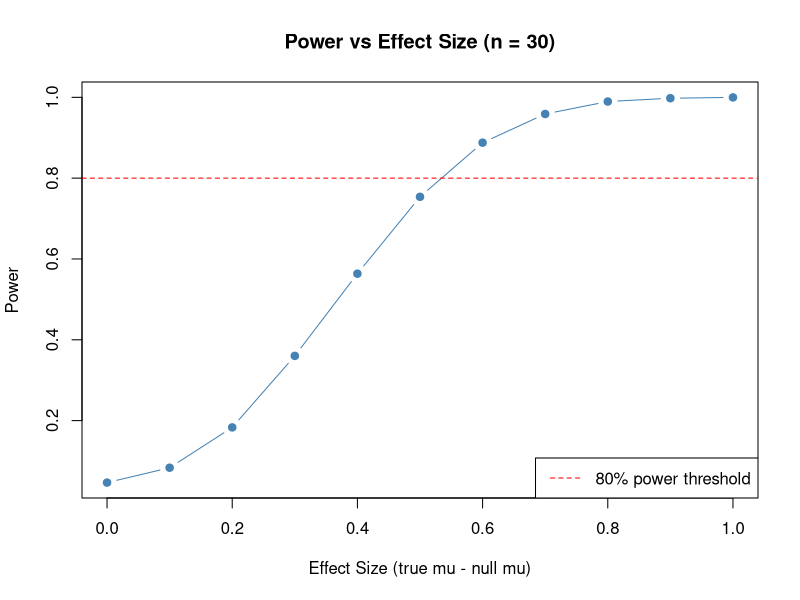
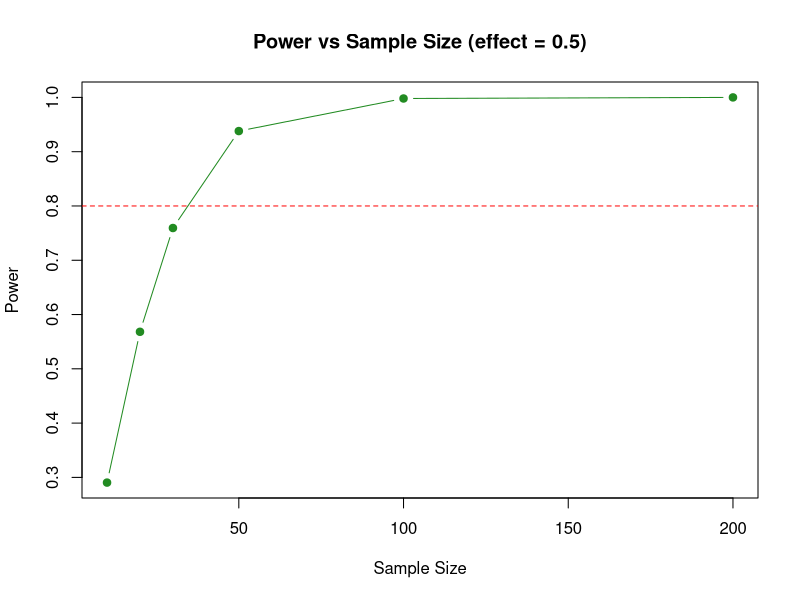
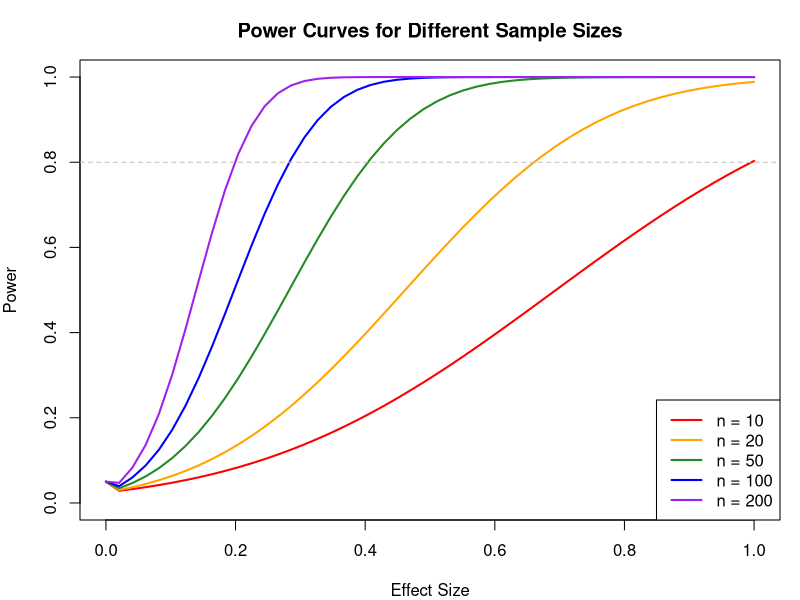

The R source for these figures, in order:
# =============================================================================
# Gov 2001: Lecture 07b - Statistical Power
# Spring 2026
# =============================================================================

# This script demonstrates statistical power and sample size calculations.
# Key insight: Power depends on effect size, sample size, and alpha.

# -----------------------------------------------------------------------------
# Setup
# -----------------------------------------------------------------------------

set.seed(2026)

# -----------------------------------------------------------------------------
# What is Power?
# -----------------------------------------------------------------------------

cat("=== What is Power? ===\n")
cat("Power = P(reject H0 | H0 is false)\n")
cat("     = P(detect an effect when there IS an effect)\n")
cat("     = 1 - P(Type II error)\n\n")

# -----------------------------------------------------------------------------
# Simulating Power
# -----------------------------------------------------------------------------

# Function to estimate power via simulation
estimate_power <- function(true_mu, null_mu = 0, sigma = 1, n = 30,
                           alpha = 0.05, n_sims = 5000) {
  rejections <- 0
  for (i in 1:n_sims) {
    sample <- rnorm(n, mean = true_mu, sd = sigma)
    p_value <- t.test(sample, mu = null_mu)$p.value
    if (p_value < alpha) rejections <- rejections + 1
  }
  return(rejections / n_sims)
}

# -----------------------------------------------------------------------------
# Power vs Effect Size
# -----------------------------------------------------------------------------

cat("=== Power vs Effect Size ===\n")
cat("Testing H0: mu = 0, with sigma = 1, n = 30, alpha = 0.05\n\n")

effect_sizes <- seq(0, 1, by = 0.1)
powers <- sapply(effect_sizes, function(d) estimate_power(true_mu = d, n = 30))

cat("Effect Size (d) | Power\n")
cat("----------------|-------\n")
for (i in seq_along(effect_sizes)) {
  cat(sprintf("      %.1f        | %.3f\n", effect_sizes[i], powers[i]))
}

# Plot
plot(effect_sizes, powers, type = "b", pch = 19, col = "steelblue",
     xlab = "Effect Size (true mu - null mu)", ylab = "Power",
     main = "Power vs Effect Size (n = 30)")
abline(h = 0.80, col = "red", lty = 2)
legend("bottomright", legend = "80% power threshold", col = "red", lty = 2)

# -----------------------------------------------------------------------------
# Power vs Sample Size
# -----------------------------------------------------------------------------

cat("\n=== Power vs Sample Size ===\n")
cat("Testing H0: mu = 0, with true mu = 0.5, sigma = 1, alpha = 0.05\n\n")

sample_sizes <- c(10, 20, 30, 50, 100, 200)
powers_n <- sapply(sample_sizes, function(n) estimate_power(true_mu = 0.5, n = n))

cat("Sample Size | Power\n")
cat("------------|-------\n")
for (i in seq_along(sample_sizes)) {
  cat(sprintf("    %3d     | %.3f\n", sample_sizes[i], powers_n[i]))
}

# Plot
plot(sample_sizes, powers_n, type = "b", pch = 19, col = "forestgreen",
     xlab = "Sample Size", ylab = "Power",
     main = "Power vs Sample Size (effect = 0.5)")
abline(h = 0.80, col = "red", lty = 2)

# -----------------------------------------------------------------------------
# Power vs Alpha
# -----------------------------------------------------------------------------

cat("\n=== Power vs Alpha ===\n")
cat("Testing H0: mu = 0, with true mu = 0.5, sigma = 1, n = 30\n\n")

alphas <- c(0.01, 0.05, 0.10, 0.20)
powers_alpha <- sapply(alphas, function(a)
  estimate_power(true_mu = 0.5, n = 30, alpha = a))

cat("Alpha | Power\n")
cat("------|-------\n")
for (i in seq_along(alphas)) {
  cat(sprintf(" %.2f  | %.3f\n", alphas[i], powers_alpha[i]))
}

cat("\nNote: Higher alpha -> higher power, but also higher Type I error!\n")

# -----------------------------------------------------------------------------
# PRE-STUDY POWER ANALYSIS: A Complete Example
# -----------------------------------------------------------------------------

# This is what you'd do BEFORE collecting data for a study.
# The key insight: You specify the effect size AHEAD OF TIME based on:
#   - Prior literature
#   - Minimum effect that would be practically meaningful
#   - Pilot data

cat("\n=== PRE-STUDY POWER ANALYSIS EXAMPLE ===\n")
cat("Scenario: Planning a GOTV experiment\n\n")

# Step 1: Specify expected effect based on prior research
cat("STEP 1: Determine expected effect size\n")
cat("  - Prior GOTV studies show effects of 2-5 percentage points\n")
cat("  - We'll be conservative and target detecting a 3pp effect\n")
cat("  - Control group turnout expected: ~40%\n")
cat("  - Treatment group turnout expected: ~43%\n\n")

expected_effect <- 0.03      # 3 percentage point increase
control_turnout <- 0.40
treatment_turnout <- 0.43

# Step 2: Set target power and significance level
cat("STEP 2: Set target power and alpha\n")
cat("  - Target power: 80% (standard convention)\n")
cat("  - Alpha: 0.05 (two-sided)\n\n")

target_power <- 0.80
alpha <- 0.05

# Step 3: Estimate the standard deviation
# For proportions, SD = sqrt(p*(1-p))
# Pool across groups for rough estimate
pooled_p <- (control_turnout + treatment_turnout) / 2
sigma <- sqrt(pooled_p * (1 - pooled_p))

cat("STEP 3: Estimate variability\n")
cat("  - Using binomial SD: sqrt(p*(1-p))\n")
cat("  - SD estimate:", round(sigma, 3), "\n\n")

# Step 4: Calculate required sample size (per group)
cat("STEP 4: Calculate required sample size\n")

# Using power.t.test as approximation for large samples
power_result <- power.t.test(
  delta = expected_effect,
  sd = sigma,
  sig.level = alpha,
  power = target_power,
  type = "two.sample"
)

n_per_group <- ceiling(power_result$n)

cat("  Required n PER GROUP:", n_per_group, "\n")
cat("  Total sample needed:", 2 * n_per_group, "\n\n")

# Step 5: Simulation-based verification
cat("STEP 5: Verify with simulation\n")

set.seed(2026)
n_sims <- 2000
rejections <- 0

for (i in 1:n_sims) {
  # Simulate the experiment
  control <- rbinom(n_per_group, 1, control_turnout)
  treatment <- rbinom(n_per_group, 1, treatment_turnout)

  # Run the test we'd actually use
  test <- t.test(treatment, control)

  if (test$p.value < alpha) rejections <- rejections + 1
}

simulated_power <- rejections / n_sims

cat("  Simulated power:", round(simulated_power, 3), "\n")
cat("  Target power:   ", target_power, "\n")
cat("  (These should be close)\n\n")

# Step 6: Document your power analysis
cat("STEP 6: Document for pre-registration\n")
cat("--------------------------------------\n")
cat("POWER ANALYSIS SUMMARY\n")
cat("  Hypotheses:\n")
cat("    H0: Treatment effect = 0\n")
cat("    H1: Treatment effect != 0\n")
cat("  Expected effect: 3 percentage points\n")
cat("  Control baseline: 40% turnout\n")
cat("  Alpha: 0.05 (two-sided)\n")
cat("  Target power: 80%\n")
cat("  Required sample: ", 2 * n_per_group, " total\n", sep = "")
cat("                   (", n_per_group, " per group)\n", sep = "")
cat("--------------------------------------\n\n")

# What if the effect is smaller than expected?
cat("SENSITIVITY ANALYSIS: What if effect is smaller?\n")
effects_to_test <- c(0.02, 0.025, 0.03, 0.035, 0.04)

cat("Effect Size | Power with n=", 2 * n_per_group, "\n", sep = "")
cat("------------|---------------\n")

for (eff in effects_to_test) {
  # Simulate with the planned sample size
  power_at_effect <- 0
  for (i in 1:1000) {
    ctrl <- rbinom(n_per_group, 1, control_turnout)
    trt <- rbinom(n_per_group, 1, control_turnout + eff)
    if (t.test(trt, ctrl)$p.value < alpha) power_at_effect <- power_at_effect + 1
  }
  power_at_effect <- power_at_effect / 1000
  cat(sprintf("   %.1f pp    |    %.1f%%\n", eff * 100, power_at_effect * 100))
}

cat("\nThis is why specifying effect size matters:\n")
cat("If the true effect is only 2pp, you'd need a MUCH larger sample.\n")

# -----------------------------------------------------------------------------
# Power Analysis: How Many Subjects Do I Need? (General Formula)
# -----------------------------------------------------------------------------

cat("\n=== Sample Size Calculation (General Formula) ===\n")
cat("Goal: Find n needed for 80% power\n\n")

# Analytical formula for z-test (approximate):
# n = ((z_alpha + z_beta) * sigma / delta)^2
# where delta = true_mu - null_mu

# For 80% power (beta = 0.20), alpha = 0.05 (two-sided)
z_alpha <- qnorm(1 - 0.05/2)  # 1.96
z_beta <- qnorm(0.80)          # 0.84
sigma <- 1

cat("Using analytical formula (z-test approximation):\n")
cat(sprintf("z_alpha/2 = %.2f, z_beta = %.2f\n\n", z_alpha, z_beta))

effect_sizes <- c(0.2, 0.3, 0.5, 0.8, 1.0)
cat("Effect Size | Required n\n")
cat("------------|------------\n")
for (d in effect_sizes) {
  n_required <- ((z_alpha + z_beta) * sigma / d)^2
  cat(sprintf("    %.1f      |    %3.0f\n", d, ceiling(n_required)))
}

# -----------------------------------------------------------------------------
# Using power.t.test() in R
# -----------------------------------------------------------------------------

cat("\n=== Using power.t.test() ===\n")

# Find required sample size for 80% power
result <- power.t.test(delta = 0.5, sd = 1, sig.level = 0.05, power = 0.80,
                       type = "one.sample")
cat("\nFor effect size = 0.5, 80% power:\n")
print(result)

# Find power for a given sample size
result2 <- power.t.test(n = 30, delta = 0.5, sd = 1, sig.level = 0.05,
                        type = "one.sample")
cat("\nFor n = 30, effect size = 0.5:\n")
print(result2)

# -----------------------------------------------------------------------------
# Power Curves
# -----------------------------------------------------------------------------

cat("\n=== Power Curves ===\n")

# Create power curves for different sample sizes
par(mar = c(4, 4, 3, 1))
effect_seq <- seq(0, 1, length.out = 50)

plot(NULL, xlim = c(0, 1), ylim = c(0, 1),
     xlab = "Effect Size", ylab = "Power",
     main = "Power Curves for Different Sample Sizes")

colors <- c("red", "orange", "forestgreen", "blue", "purple")
ns <- c(10, 20, 50, 100, 200)

for (i in seq_along(ns)) {
  powers <- sapply(effect_seq, function(d) {
    if (d == 0) return(0.05)  # Type I error at d = 0
    power.t.test(n = ns[i], delta = d, sd = 1, sig.level = 0.05,
                 type = "one.sample")$power
  })
  lines(effect_seq, powers, col = colors[i], lwd = 2)
}

abline(h = 0.80, col = "gray", lty = 2)
legend("bottomright", legend = paste("n =", ns), col = colors, lwd = 2)

# -----------------------------------------------------------------------------
# Key Takeaways
# -----------------------------------------------------------------------------

cat("\n=== KEY TAKEAWAYS ===\n")
cat("1. Power increases with effect size\n")
cat("2. Power increases with sample size\n")
cat("3. Power increases with alpha (but at cost of more Type I errors)\n")
cat("4. Convention: aim for 80% power\n")
cat("5. Use power analysis BEFORE collecting data to determine sample size\n")
cat("6. Underpowered studies waste resources and may miss real effects\n")
